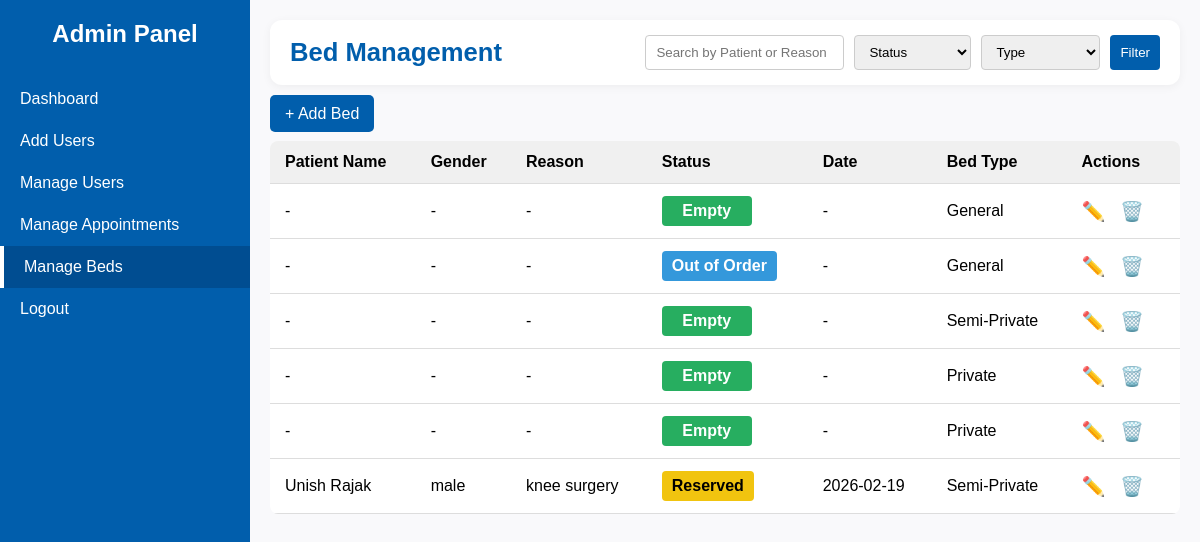
Page /Admin/manage_beds.php (signed in) on the committed database.
### tables this page shows
CREATE TABLE `beds` (
  `bed_id` int NOT NULL,
  `user_id` int DEFAULT NULL,
  `patient_name` varchar(100) DEFAULT NULL,
  `gender` enum('male','female','other') DEFAULT NULL,
  `contact` varchar(20) DEFAULT NULL,
  `email` varchar(100) DEFAULT NULL,
  `address` varchar(255) DEFAULT NULL,
  `reason_for_admission` text,
  `reserved_date` date DEFAULT NULL,
  `type` enum('General','Semi-Private','Private') NOT NULL DEFAULT 'General',
  `status` enum('Empty','Reserved','Occupied','Out of Order') NOT NULL DEFAULT 'Empty',
  `created_at` timestamp NULL DEFAULT CURRENT_TIMESTAMP,
  `updated_at` timestamp NULL DEFAULT CURRENT_TIMESTAMP ON UPDATE CURRENT_TIMESTAMP
);

### src/Admin/manage_beds.php (the view, shortened to what this page needs)
<?php
include("../config/db.php");
$search = $_GET['search'] ?? '';
$sql = "SELECT * FROM beds WHERE 1=1";
$sql .= " ORDER BY bed_id DESC";
$stmt = $conn->prepare($sql);
$stmt->execute();
$beds = $stmt->get_result();
?>
<!DOCTYPE html>
<html lang="en">
<head>
</head>
<body>
<div class="sidebar">
  <h2>Admin Panel</h2>
      <a href="admin_dashboard.php" >Dashboard</a>
    <a href="create_user.php">Add Users</a>
    <a href="manage_users.php">Manage Users</a>
    <a href="manage_appointments.php">Manage Appointments</a>
    <a href="manage_beds.php" class="active">Manage Beds</a>
    <a href="../auth/logout.php">Logout</a>
</div>
<div class="main">
  <div class="topbar">
    <h1>Bed Management</h1>
    <div class="filter-bar">
      <form method="get">
        <input type="text" name="search" placeholder="Search by Patient or Reason" value="<?= htmlspecialchars($search) ?>">
        <select name="status">
          <option value="">Status</option>
        </select>
        <select name="type">
          <option value="">Type</option>
        </select>
        <button type="submit">Filter</button>
      </form>
    </div>
  </div>
  <a href="add_bed.php" style="background:#015eac;color:#fff;padding:10px 15px;border-radius:5px;text-decoration:none;">+ Add Bed</a>
  <br><br>
  <div class="table-container">
    <table>
      <thead>
        <tr>
          <th>Patient Name</th>
          <th>Gender</th>
          <th>Reason</th>
          <th>Status</th>
          <th>Date</th>
          <th>Bed Type</th>
          <th>Actions</th>
        </tr>
      </thead>
      <tbody>
        <?php if ($beds->num_rows > 0): ?>
          <?php while ($row = $beds->fetch_assoc()): ?>
            <tr>
              <td><?= htmlspecialchars($row['patient_name'] ?? '-') ?></td>
              <td><?= htmlspecialchars($row['gender'] ?? '-') ?></td>
              <td><?= htmlspecialchars($row['reason_for_admission'] ?? '-') ?></td>
              <td><span class="status <?= htmlspecialchars($row['status']) ?>"><?= htmlspecialchars($row['status']) ?></span></td>
              <td><?= htmlspecialchars($row['reserved_date'] ?? '-') ?></td>
              <td><?= htmlspecialchars($row['type']) ?></td>
              <td class="actions">
                <a href="edit_bed.php?id=<?= $row['bed_id'] ?>" class="edit">✏️</a>
                <a href="javascript:void(0);" onclick="confirmDelete(<?= $row['bed_id'] ?>)" class="delete">🗑️</a>
              </td>
            </tr>
          <?php endwhile; ?>
        <?php else: ?>
          <tr><td colspan="7">No bed records found.</td></tr>
        <?php endif; ?>
      </tbody>
    </table>
  </div>
</div>
</body>
</html>

### src/Admin/manage_beds.php (style rules this page uses)
* { margin: 0; padding: 0; box-sizing: border-box; font-family: Arial, sans-serif; }
body { display: flex; height: 100vh; background: #f9f9fb; }
.sidebar { width: 250px; background: #015eac; color: #fff; padding: 20px 0; display: flex; flex-direction: column; align-items: center; }
.sidebar h2 { margin-bottom: 30px; }
.sidebar a { display: block; width: 100%; padding: 12px 20px; color: #fff; text-decoration: none; }
.sidebar a:hover, .sidebar a.active { background: #004d91; border-left: 4px solid #fff; }
.main { flex: 1; padding: 20px; overflow-y: auto; }
.topbar { background: #fff; padding: 15px 20px; margin-bottom: 20px; border-radius: 12px; display: flex; justify-content: space-between; align-items: center; box-shadow: 0 2px 10px rgba(0,0,0,0.05); }
.topbar h1 { color: #015eac; font-size: 1.6rem; }
.filter-bar form { display: flex; gap: 10px; flex-wrap: wrap; }
.filter-bar input, .filter-bar select, .filter-bar button { padding: 8px 10px; border: 1px solid #ccc; border-radius: 4px; }
.filter-bar button { background: #015eac; color: #fff; border: none; cursor: pointer; transition: 0.3s; }
.table-container { max-height: 500px; overflow-y: auto; border-radius: 8px; }
table { border-collapse: collapse; width: 100%; background: #fff; border-radius: 8px; }
th, td { padding: 12px 15px; border-bottom: 1px solid #ddd; text-align: left; }
thead th { background: #f0f0f0; position: sticky; top: 0; }
.status { padding: 6px 10px; border-radius: 4px; color: #fff; font-weight: bold; text-align: center; display: inline-block; min-width: 90px; }
.status.Empty { background-color: #27ae60; }
.status.Reserved { background-color: #f1c40f; color: #000; }
.status.Out.of.Order { background-color: #3498db; }
.actions a { margin-right: 10px; text-decoration: none; font-size: 1.2rem; }
.actions a.edit { color: #015eac; }
.actions a.delete { color: #f31026; }

### rows in the picture
beds: patient_name "-", gender "-", reason_for_admission "-", status "Empty", reserved_date "-", type "General"
beds: patient_name "-", gender "-", reason_for_admission "-", status "Out of Order", reserved_date "-", type "General"
beds: patient_name "-", gender "-", reason_for_admission "-", status "Empty", reserved_date "-", type "Semi-Private"
beds: patient_name "-", gender "-", reason_for_admission "-", status "Empty", reserved_date "-", type "Private"
beds: patient_name "-", gender "-", reason_for_admission "-", status "Empty", reserved_date "-", type "Private"
beds: patient_name "Unish Rajak", gender "male", reason_for_admission "knee surgery", status "Reserved", reserved_date "2026-02-19", type "Semi-Private"
